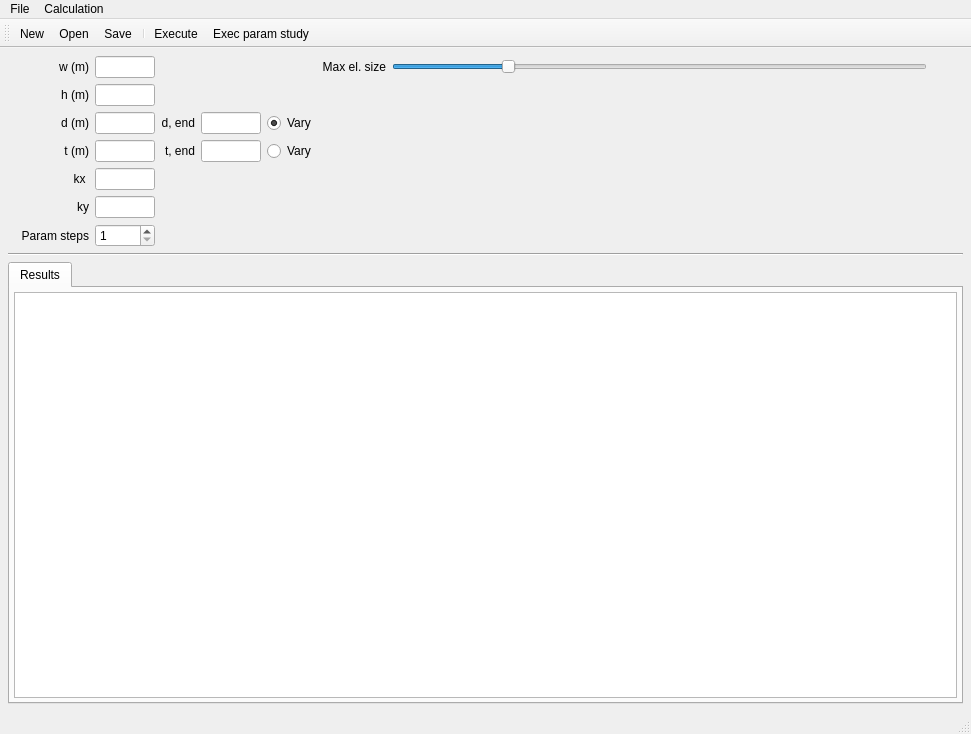
<?xml version="1.0" encoding="UTF-8"?>
<ui version="4.0">
 <class>MainWindow</class>
 <widget class="QMainWindow" name="MainWindow">
  <property name="geometry">
   <rect>
    <x>0</x>
    <y>0</y>
    <width>971</width>
    <height>734</height>
   </rect>
  </property>
  <property name="windowTitle">
   <string>Ground Water Flow 1.0</string>
  </property>
  <widget class="QWidget" name="centralwidget">
   <layout class="QVBoxLayout" name="verticalLayout_2">
    <property name="leftMargin">
     <number>8</number>
    </property>
    <property name="topMargin">
     <number>8</number>
    </property>
    <property name="rightMargin">
     <number>8</number>
    </property>
    <property name="bottomMargin">
     <number>8</number>
    </property>
    <item>
     <layout class="QHBoxLayout" name="horizontalLayout">
      <item>
       <widget class="QLabel" name="label_4">
        <property name="baseSize">
         <size>
          <width>1</width>
          <height>0</height>
         </size>
        </property>
        <property name="text">
         <string/>
        </property>
        <property name="pixmap">
         <pixmap resource="gw_resource.qrc">:/illustrations/images/gw.png</pixmap>
        </property>
        <property name="scaledContents">
         <bool>true</bool>
        </property>
       </widget>
      </item>
      <item>
       <layout class="QGridLayout" name="gridLayout" rowstretch="0,0,0,0,0,0,0">
        <item row="0" column="0">
         <widget class="QLabel" name="wLabel">
          <property name="text">
           <string>w (m)</string>
          </property>
          <property name="alignment">
           <set>Qt::AlignRight|Qt::AlignTrailing|Qt::AlignVCenter</set>
          </property>
         </widget>
        </item>
        <item row="0" column="6">
         <widget class="QSlider" name="el_size_slider">
          <property name="maximumSize">
           <size>
            <width>16777215</width>
            <height>16777215</height>
           </size>
          </property>
          <property name="minimum">
           <number>10</number>
          </property>
          <property name="maximum">
           <number>200</number>
          </property>
          <property name="value">
           <number>50</number>
          </property>
          <property name="orientation">
           <enum>Qt::Horizontal</enum>
          </property>
         </widget>
        </item>
        <item row="1" column="0">
         <widget class="QLabel" name="hLabel">
          <property name="text">
           <string>h (m)</string>
          </property>
          <property name="alignment">
           <set>Qt::AlignRight|Qt::AlignTrailing|Qt::AlignVCenter</set>
          </property>
         </widget>
        </item>
        <item row="0" column="7">
         <widget class="QLabel" name="el_size_value_label">
          <property name="minimumSize">
           <size>
            <width>30</width>
            <height>0</height>
           </size>
          </property>
          <property name="text">
           <string/>
          </property>
         </widget>
        </item>
        <item row="0" column="5">
         <widget class="QLabel" name="elSizeLabel">
          <property name="text">
           <string>Max el. size</string>
          </property>
          <property name="alignment">
           <set>Qt::AlignRight|Qt::AlignTrailing|Qt::AlignVCenter</set>
          </property>
         </widget>
        </item>
        <item row="1" column="1">
         <widget class="QLineEdit" name="h_edit">
          <property name="maximumSize">
           <size>
            <width>60</width>
            <height>16777215</height>
           </size>
          </property>
         </widget>
        </item>
        <item row="2" column="0">
         <widget class="QLabel" name="dLabel">
          <property name="text">
           <string>d (m)</string>
          </property>
          <property name="alignment">
           <set>Qt::AlignRight|Qt::AlignTrailing|Qt::AlignVCenter</set>
          </property>
         </widget>
        </item>
        <item row="2" column="2">
         <widget class="QLabel" name="label">
          <property name="sizePolicy">
           <sizepolicy hsizetype="Minimum" vsizetype="Preferred">
            <horstretch>0</horstretch>
            <verstretch>0</verstretch>
           </sizepolicy>
          </property>
          <property name="text">
           <string>d, end</string>
          </property>
          <property name="alignment">
           <set>Qt::AlignRight|Qt::AlignTrailing|Qt::AlignVCenter</set>
          </property>
         </widget>
        </item>
        <item row="3" column="0">
         <widget class="QLabel" name="tLabel">
          <property name="text">
           <string>t (m)</string>
          </property>
          <property name="alignment">
           <set>Qt::AlignRight|Qt::AlignTrailing|Qt::AlignVCenter</set>
          </property>
         </widget>
        </item>
        <item row="2" column="1">
         <widget class="QLineEdit" name="d_edit">
          <property name="maximumSize">
           <size>
            <width>60</width>
            <height>16777215</height>
           </size>
          </property>
         </widget>
        </item>
        <item row="3" column="1">
         <widget class="QLineEdit" name="t_edit">
          <property name="maximumSize">
           <size>
            <width>60</width>
            <height>16777215</height>
           </size>
          </property>
         </widget>
        </item>
        <item row="0" column="1">
         <widget class="QLineEdit" name="w_edit">
          <property name="maximumSize">
           <size>
            <width>60</width>
            <height>16777215</height>
           </size>
          </property>
         </widget>
        </item>
        <item row="2" column="3">
         <widget class="QLineEdit" name="d_end_edit">
          <property name="maximumSize">
           <size>
            <width>60</width>
            <height>16777215</height>
           </size>
          </property>
         </widget>
        </item>
        <item row="2" column="4">
         <widget class="QRadioButton" name="param_vary_d_radio">
          <property name="text">
           <string>Vary</string>
          </property>
          <property name="checked">
           <bool>true</bool>
          </property>
         </widget>
        </item>
        <item row="4" column="0">
         <widget class="QLabel" name="kxLabel">
          <property name="text">
           <string>kx </string>
          </property>
          <property name="alignment">
           <set>Qt::AlignRight|Qt::AlignTrailing|Qt::AlignVCenter</set>
          </property>
         </widget>
        </item>
        <item row="3" column="2">
         <widget class="QLabel" name="label_2">
          <property name="sizePolicy">
           <sizepolicy hsizetype="Minimum" vsizetype="Preferred">
            <horstretch>0</horstretch>
            <verstretch>0</verstretch>
           </sizepolicy>
          </property>
          <property name="text">
           <string>t, end</string>
          </property>
          <property name="alignment">
           <set>Qt::AlignRight|Qt::AlignTrailing|Qt::AlignVCenter</set>
          </property>
         </widget>
        </item>
        <item row="3" column="3">
         <widget class="QLineEdit" name="t_end_edit">
          <property name="maximumSize">
           <size>
            <width>60</width>
            <height>16777215</height>
           </size>
          </property>
         </widget>
        </item>
        <item row="4" column="1">
         <widget class="QLineEdit" name="kx_edit">
          <property name="maximumSize">
           <size>
            <width>60</width>
            <height>16777215</height>
           </size>
          </property>
         </widget>
        </item>
        <item row="6" column="0">
         <widget class="QLabel" name="label_3">
          <property name="text">
           <string>Param steps</string>
          </property>
          <property name="alignment">
           <set>Qt::AlignRight|Qt::AlignTrailing|Qt::AlignVCenter</set>
          </property>
         </widget>
        </item>
        <item row="6" column="1">
         <widget class="QSpinBox" name="param_step">
          <property name="maximumSize">
           <size>
            <width>60</width>
            <height>16777215</height>
           </size>
          </property>
          <property name="minimum">
           <number>1</number>
          </property>
          <property name="maximum">
           <number>10</number>
          </property>
         </widget>
        </item>
        <item row="5" column="0">
         <widget class="QLabel" name="kyLabel">
          <property name="text">
           <string>ky</string>
          </property>
          <property name="alignment">
           <set>Qt::AlignRight|Qt::AlignTrailing|Qt::AlignVCenter</set>
          </property>
         </widget>
        </item>
        <item row="5" column="1">
         <widget class="QLineEdit" name="ky_edit">
          <property name="maximumSize">
           <size>
            <width>60</width>
            <height>16777215</height>
           </size>
          </property>
         </widget>
        </item>
        <item row="3" column="4">
         <widget class="QRadioButton" name="param_vary_t_radio">
          <property name="text">
           <string>Vary</string>
          </property>
         </widget>
        </item>
       </layout>
      </item>
     </layout>
    </item>
    <item>
     <widget class="Line" name="line_2">
      <property name="orientation">
       <enum>Qt::Horizontal</enum>
      </property>
     </widget>
    </item>
    <item>
     <widget class="QTabWidget" name="main_tabs">
      <property name="autoFillBackground">
       <bool>false</bool>
      </property>
      <property name="tabShape">
       <enum>QTabWidget::Rounded</enum>
      </property>
      <property name="currentIndex">
       <number>0</number>
      </property>
      <widget class="QWidget" name="results_tab">
       <property name="autoFillBackground">
        <bool>false</bool>
       </property>
       <attribute name="title">
        <string>Results</string>
       </attribute>
       <layout class="QVBoxLayout" name="verticalLayout">
        <property name="leftMargin">
         <number>4</number>
        </property>
        <property name="topMargin">
         <number>4</number>
        </property>
        <property name="rightMargin">
         <number>4</number>
        </property>
        <property name="bottomMargin">
         <number>4</number>
        </property>
        <item>
         <widget class="QPlainTextEdit" name="report_edit">
          <property name="font">
           <font>
            <family>Consolas</family>
            <pointsize>10</pointsize>
           </font>
          </property>
          <property name="readOnly">
           <bool>true</bool>
          </property>
         </widget>
        </item>
       </layout>
      </widget>
     </widget>
    </item>
   </layout>
  </widget>
  <widget class="QMenuBar" name="menubar">
   <property name="geometry">
    <rect>
     <x>0</x>
     <y>0</y>
     <width>971</width>
     <height>21</height>
    </rect>
   </property>
   <widget class="QMenu" name="menuFile">
    <property name="title">
     <string>File</string>
    </property>
    <addaction name="new_action"/>
    <addaction name="open_action"/>
    <addaction name="save_action"/>
    <addaction name="save_as_action"/>
    <addaction name="separator"/>
    <addaction name="exit_action"/>
   </widget>
   <widget class="QMenu" name="menuCalculation">
    <property name="title">
     <string>Calculation</string>
    </property>
    <addaction name="execute_action"/>
   </widget>
   <addaction name="menuFile"/>
   <addaction name="menuCalculation"/>
  </widget>
  <widget class="QStatusBar" name="statusbar"/>
  <widget class="QToolBar" name="toolBar">
   <property name="windowTitle">
    <string>toolBar</string>
   </property>
   <attribute name="toolBarArea">
    <enum>TopToolBarArea</enum>
   </attribute>
   <attribute name="toolBarBreak">
    <bool>false</bool>
   </attribute>
   <addaction name="new_action"/>
   <addaction name="open_action"/>
   <addaction name="save_action"/>
   <addaction name="separator"/>
   <addaction name="execute_action"/>
   <addaction name="exec_param_study_action"/>
  </widget>
  <action name="new_action">
   <property name="icon">
    <iconset resource="gw_resource.qrc">
     <normaloff>:/toolbar/images/icons8-new-file-50.png</normaloff>:/toolbar/images/icons8-new-file-50.png</iconset>
   </property>
   <property name="text">
    <string>New</string>
   </property>
  </action>
  <action name="open_action">
   <property name="icon">
    <iconset resource="gw_resource.qrc">
     <normaloff>:/toolbar/images/icons8-open-document-50.png</normaloff>:/toolbar/images/icons8-open-document-50.png</iconset>
   </property>
   <property name="text">
    <string>Open...</string>
   </property>
  </action>
  <action name="save_action">
   <property name="icon">
    <iconset resource="gw_resource.qrc">
     <normaloff>:/toolbar/images/icons8-upload-document-50.png</normaloff>:/toolbar/images/icons8-upload-document-50.png</iconset>
   </property>
   <property name="text">
    <string>Save</string>
   </property>
  </action>
  <action name="save_as_action">
   <property name="text">
    <string>Save as...</string>
   </property>
  </action>
  <action name="exit_action">
   <property name="text">
    <string>Exit</string>
   </property>
  </action>
  <action name="execute_action">
   <property name="icon">
    <iconset resource="gw_resource.qrc">
     <normaloff>:/toolbar/images/icons8-play-50.png</normaloff>:/toolbar/images/icons8-play-50.png</iconset>
   </property>
   <property name="text">
    <string>Execute...</string>
   </property>
  </action>
  <action name="exec_param_study_action">
   <property name="icon">
    <iconset resource="gw_resource.qrc">
     <normaloff>:/toolbar/images/icons8-variable-50.png</normaloff>:/toolbar/images/icons8-variable-50.png</iconset>
   </property>
   <property name="text">
    <string>Exec param study</string>
   </property>
  </action>
 </widget>
 <resources>
  <include location="gw_resource.qrc"/>
 </resources>
 <connections/>
</ui>
